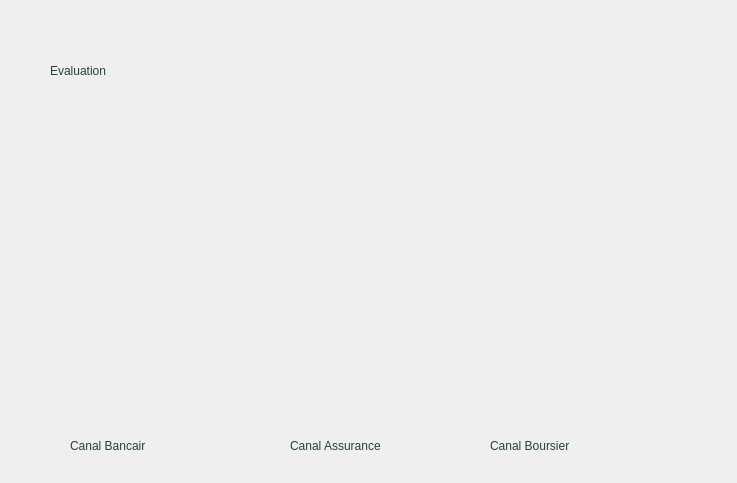
<?xml version="1.0" encoding="UTF-8"?>
<ui version="4.0">
 <class>choose</class>
 <widget class="QDialog" name="choose">
  <property name="geometry">
   <rect>
    <x>0</x>
    <y>0</y>
    <width>737</width>
    <height>483</height>
   </rect>
  </property>
  <property name="windowTitle">
   <string>Dialog</string>
  </property>
  <property name="styleSheet">
   <string notr="true"/>
  </property>
  <widget class="QCustomPlot" name="ban" native="true">
   <property name="geometry">
    <rect>
     <x>50</x>
     <y>140</y>
     <width>201</width>
     <height>281</height>
    </rect>
   </property>
  </widget>
  <widget class="QCustomPlot" name="assu" native="true">
   <property name="geometry">
    <rect>
     <x>290</x>
     <y>140</y>
     <width>181</width>
     <height>281</height>
    </rect>
   </property>
  </widget>
  <widget class="QCustomPlot" name="bou" native="true">
   <property name="geometry">
    <rect>
     <x>500</x>
     <y>140</y>
     <width>191</width>
     <height>281</height>
    </rect>
   </property>
  </widget>
  <widget class="QLabel" name="label">
   <property name="geometry">
    <rect>
     <x>50</x>
     <y>50</y>
     <width>141</width>
     <height>41</height>
    </rect>
   </property>
   <property name="styleSheet">
    <string notr="true">color:rgb(34, 67, 53);
font: 20pt &quot;Niagara Engraved&quot;;
</string>
   </property>
   <property name="text">
    <string>Evaluation</string>
   </property>
  </widget>
  <widget class="QLabel" name="label_2">
   <property name="geometry">
    <rect>
     <x>70</x>
     <y>430</y>
     <width>121</width>
     <height>31</height>
    </rect>
   </property>
   <property name="styleSheet">
    <string notr="true">color:rgb(34, 67, 53);
font: 20pt &quot;Niagara Engraved&quot;;
</string>
   </property>
   <property name="text">
    <string>Canal Bancair</string>
   </property>
  </widget>
  <widget class="QLabel" name="label_3">
   <property name="geometry">
    <rect>
     <x>290</x>
     <y>430</y>
     <width>131</width>
     <height>31</height>
    </rect>
   </property>
   <property name="styleSheet">
    <string notr="true">color:rgb(34, 67, 53);
font: 20pt &quot;Niagara Engraved&quot;;
</string>
   </property>
   <property name="text">
    <string>Canal Assurance</string>
   </property>
  </widget>
  <widget class="QLabel" name="label_4">
   <property name="geometry">
    <rect>
     <x>490</x>
     <y>430</y>
     <width>131</width>
     <height>31</height>
    </rect>
   </property>
   <property name="styleSheet">
    <string notr="true">color:rgb(34, 67, 53);
font: 20pt &quot;Niagara Engraved&quot;;

</string>
   </property>
   <property name="text">
    <string>Canal Boursier</string>
   </property>
  </widget>
 </widget>
 <customwidgets>
  <customwidget>
   <class>QCustomPlot</class>
   <extends>QWidget</extends>
   <header>qcustomplot.h</header>
   <container>1</container>
  </customwidget>
 </customwidgets>
 <resources/>
 <connections/>
</ui>
